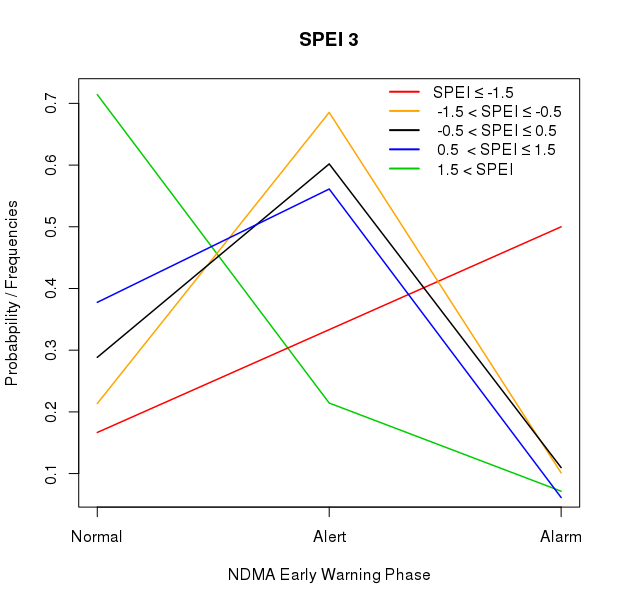

Generate this figure with R:
rm(list=ls())

WDuni<-c("/its/home/mn301/foodSystems/dataFS") # uni
WDhome<-c("/home/trennion/foodSystems/dataFS") # doma

setwd(WDuni)
setwd(WDhome)

load("Main/Phase06.RData")

#+++++++++++++++++++++++++++++++++++++++++++++++++++++++++++++++++++++++++++++++++++++++++++++++++++++++++++++++++++++++++++++++++++++++++++++++++++++++++++++++++++++++++++++++++++++++++++++++++++++++++++++++++++++++++++++++++++++
library(plm)
library(pglm)
#+++++++++++++++++++++++++++++++++++++++++++++++++++++++++++++++++++++++++++++++++++++++++++++++++++++++++++++++++++++++++++++++++++++++++++++++++++++++++++++++++++++++++++++++++++++++++++++++++++++++++++++++++++++++++++++++++++++
#----------------------------------------------------------------------------------------------------------------------------------------------------------------------------------------------------------------------------------------------------------------
hist(Phase06$SPEI3)
summary(Phase06$SPEI3)

summary(Phase06$SPEI)

summary(Phase06$SPEI10)
summary(Phase06$SPEI12)
summary(Phase06$SPEI18)

#+++++++++++++++++++++++++++++++++++++++++++++++++++++++++++++++++++++++++++++++++++++++++++++++++++++++++++++++++++++++++++++++++++++++++++++++++++++++++++++++++++++++++++++++++++++++++++++++++++++++++++++++++++++++++++++++++++++
#----------------------------------------------------------------------------------------------------------------------------------------------------------------------------------------------------------------------------------------------------------------

Phase08<-Phase06
Phase08$SPEI3c<-NA
Phase08$SPEI3c[Phase08$SPEI3<= -1.5]<-1
Phase08$SPEI3c[Phase08$SPEI3<= -0.5  &Phase08$SPEI3> -1.5  ]<-2
Phase08$SPEI3c[Phase08$SPEI3<= 0.5  &Phase08$SPEI3> -0.5  ]<-3
Phase08$SPEI3c[Phase08$SPEI3<= 1.5  &Phase08$SPEI3> 0.5  ]<-4
Phase08$SPEI3c[Phase08$SPEI3> 1.5  ]<-5

table(Phase08$SPEI3c)
boxplot(Phase08$SPEI3~Phase08$SPEI3c)
table(Phase08$PhaseInt,Phase08$SPEI3c)
prop.table(table(Phase08$PhaseInt,Phase08$SPEI3c),2)
frequencies1<-prop.table(table(Phase08$PhaseInt,Phase08$SPEI3c),2)


plot(frequencies1[,5],type='l',col=3,lwd=1.5,xaxt = "n",main='SPEI 3', xlab='NDMA Early Warning Phase',
     ylab=c("Probabpility / Frequencies"))
lines(frequencies1[,1],type='l',col=2,lwd=1.5)
lines(frequencies1[,2],type='l',col='orange',lwd=1.5)
lines(frequencies1[,3],type='l',col=1,lwd=1.5)
lines(frequencies1[,4],type='l',col=4,lwd=1.5)
axis(1, at=1:3, labels=c("Normal","Alert","Alarm"))
legend(2.2, y = 0.75,
       legend=c('SPEI \u2264 -1.5',' -1.5 < SPEI \u2264 -0.5',' -0.5 < SPEI \u2264 0.5',' 0.5  < SPEI \u2264 1.5',' 1.5 < SPEI'),
       bty = "n",lwd=2, cex=1, col=c(2,"orange",1,4,3), lty=c(1,1))

#----------------------------------------------------------------------------------------------------------------------------------------------------------------------------------------------------------------------------------------------------------------
# now trying a bit different categories

Phase08$SPEI3c4<-NA
Phase08$SPEI3c4[Phase08$SPEI3<= -1]<-1
Phase08$SPEI3c4[Phase08$SPEI3<= 0  &Phase08$SPEI3> -1 ]<-2
Phase08$SPEI3c4[Phase08$SPEI3<= 1  &Phase08$SPEI3> 0  ]<-3
Phase08$SPEI3c4[Phase08$SPEI3> 1  ]<-4

table(Phase08$SPEI3c4)
boxplot(Phase08$SPEI3~Phase08$SPEI3c4)
table(Phase08$PhaseInt,Phase08$SPEI3c4)
prop.table(table(Phase08$PhaseInt,Phase08$SPEI3c4),2)
frequencies2<-prop.table(table(Phase08$PhaseInt,Phase08$SPEI3c4),2)

plot(frequencies2[,2],type='l',lwd=1.5,col='orange',xaxt = "n",main='SPEI 3', xlab='NDMA Early Warning Phase',
     ylab=c("Probabpility / Frequencies"))
lines(frequencies2[,1],type='l',col=2,lwd=1.5)
lines(frequencies2[,3],type='l',col=4,lwd=1.5)
lines(frequencies2[,4],type='l',col=3,lwd=1.5)
axis(1, at=1:3, labels=c("Normal","Alert","Alarm"))
legend(2.31, y = 0.75,
       legend=c('SPEI \u2264 -1',' -1 < SPEI \u2264 0',' 0 < SPEI \u2264 1',' 1 < SPEI'),
       bty = "n",lwd=2, cex=1, col=c(2,"orange",4,3), lty=c(1,1))
